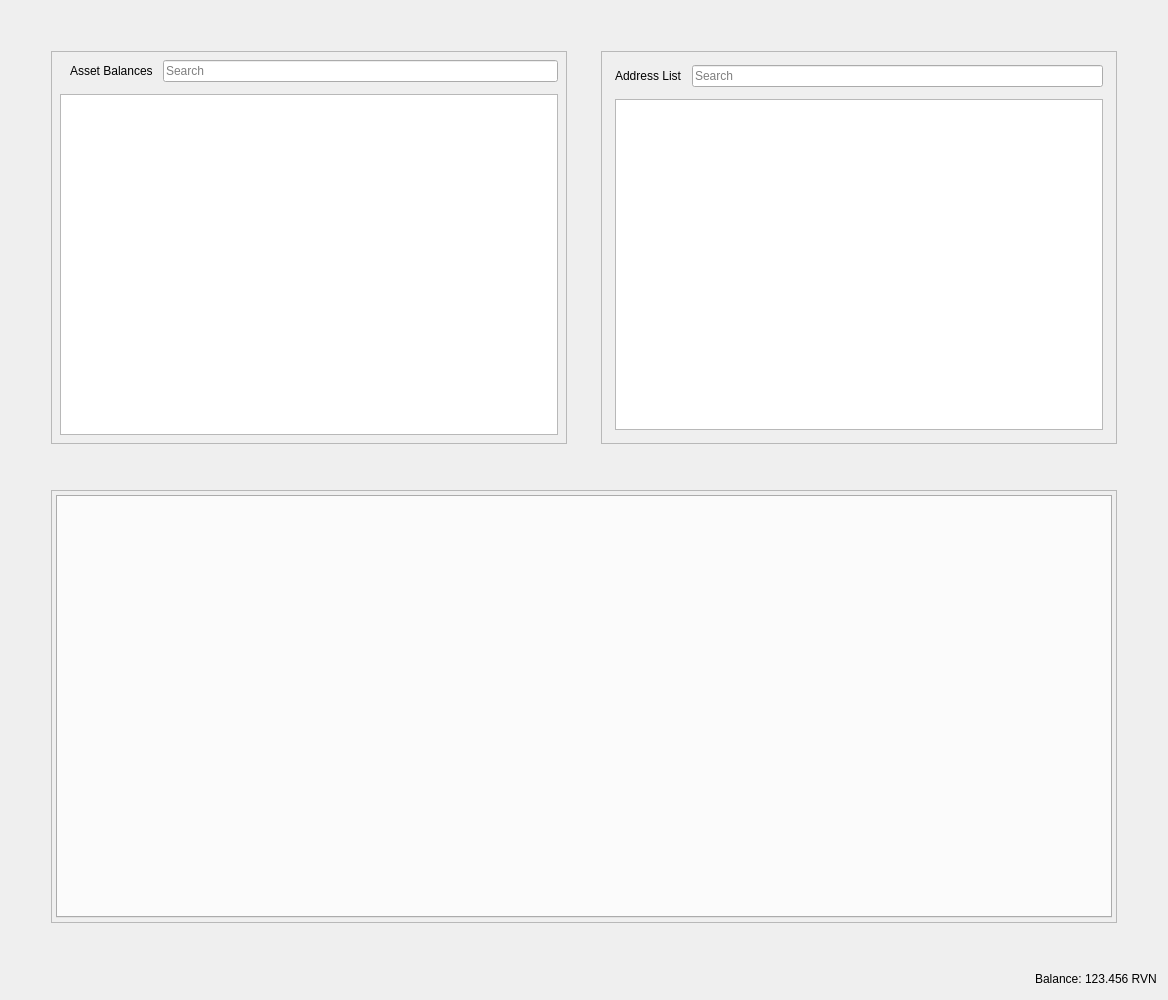
<?xml version="1.0" encoding="UTF-8"?>
<ui version="4.0">
 <class>RestrictedAssetsDialog</class>
 <widget class="QDialog" name="RestrictedAssetsDialog">
  <property name="geometry">
   <rect>
    <x>0</x>
    <y>0</y>
    <width>1168</width>
    <height>1000</height>
   </rect>
  </property>
  <property name="windowTitle">
   <string>Send Coins</string>
  </property>
  <layout class="QVBoxLayout" name="verticalLayout">
   <item>
    <layout class="QHBoxLayout" name="horizontalLayout">
     <property name="spacing">
      <number>34</number>
     </property>
     <property name="leftMargin">
      <number>40</number>
     </property>
     <property name="topMargin">
      <number>40</number>
     </property>
     <property name="rightMargin">
      <number>40</number>
     </property>
     <property name="bottomMargin">
      <number>40</number>
     </property>
     <item>
      <widget class="QFrame" name="frameAssetBalance">
       <property name="frameShape">
        <enum>QFrame::StyledPanel</enum>
       </property>
       <property name="frameShadow">
        <enum>QFrame::Raised</enum>
       </property>
       <layout class="QVBoxLayout" name="verticalLayout_7">
        <property name="spacing">
         <number>12</number>
        </property>
        <property name="leftMargin">
         <number>4</number>
        </property>
        <property name="topMargin">
         <number>4</number>
        </property>
        <property name="rightMargin">
         <number>4</number>
        </property>
        <property name="bottomMargin">
         <number>4</number>
        </property>
        <item>
         <layout class="QVBoxLayout" name="verticalLayout_4">
          <property name="spacing">
           <number>12</number>
          </property>
          <property name="leftMargin">
           <number>4</number>
          </property>
          <property name="topMargin">
           <number>4</number>
          </property>
          <property name="rightMargin">
           <number>4</number>
          </property>
          <property name="bottomMargin">
           <number>4</number>
          </property>
          <item>
           <layout class="QHBoxLayout" name="horizontalLayout_8">
            <property name="spacing">
             <number>10</number>
            </property>
            <property name="leftMargin">
             <number>10</number>
            </property>
            <item>
             <widget class="QLabel" name="labelAssetBalance">
              <property name="text">
               <string>Asset Balances</string>
              </property>
             </widget>
            </item>
            <item>
             <widget class="QLineEdit" name="lineEditAssetSearch">
              <property name="placeholderText">
               <string>Search</string>
              </property>
             </widget>
            </item>
           </layout>
          </item>
          <item>
           <widget class="QTableView" name="listAssets"/>
          </item>
         </layout>
        </item>
       </layout>
      </widget>
     </item>
     <item>
      <widget class="QFrame" name="frameAddressList">
       <property name="frameShape">
        <enum>QFrame::StyledPanel</enum>
       </property>
       <property name="frameShadow">
        <enum>QFrame::Raised</enum>
       </property>
       <layout class="QVBoxLayout" name="verticalLayout_10">
        <property name="spacing">
         <number>12</number>
        </property>
        <item>
         <layout class="QVBoxLayout" name="verticalLayout_9">
          <property name="spacing">
           <number>12</number>
          </property>
          <property name="leftMargin">
           <number>4</number>
          </property>
          <property name="topMargin">
           <number>4</number>
          </property>
          <property name="rightMargin">
           <number>4</number>
          </property>
          <property name="bottomMargin">
           <number>4</number>
          </property>
          <item>
           <layout class="QHBoxLayout" name="horizontalLayout_9">
            <property name="spacing">
             <number>10</number>
            </property>
            <property name="leftMargin">
             <number>0</number>
            </property>
            <property name="topMargin">
             <number>0</number>
            </property>
            <property name="rightMargin">
             <number>0</number>
            </property>
            <property name="bottomMargin">
             <number>0</number>
            </property>
            <item>
             <widget class="QLabel" name="labelAddressList">
              <property name="text">
               <string>Address List</string>
              </property>
             </widget>
            </item>
            <item>
             <widget class="QLineEdit" name="lineEditAddressSearch">
              <property name="placeholderText">
               <string>Search</string>
              </property>
             </widget>
            </item>
           </layout>
          </item>
          <item>
           <widget class="QTableView" name="myAddressList"/>
          </item>
         </layout>
        </item>
       </layout>
      </widget>
     </item>
    </layout>
   </item>
   <item>
    <layout class="QHBoxLayout" name="horizontalLayout_4">
     <property name="spacing">
      <number>34</number>
     </property>
     <property name="leftMargin">
      <number>40</number>
     </property>
     <property name="topMargin">
      <number>0</number>
     </property>
     <property name="rightMargin">
      <number>40</number>
     </property>
     <property name="bottomMargin">
      <number>40</number>
     </property>
     <item>
      <widget class="QFrame" name="tabFrame">
       <property name="frameShape">
        <enum>QFrame::StyledPanel</enum>
       </property>
       <property name="frameShadow">
        <enum>QFrame::Raised</enum>
       </property>
       <layout class="QVBoxLayout" name="verticalLayout_8">
        <property name="spacing">
         <number>12</number>
        </property>
        <property name="leftMargin">
         <number>4</number>
        </property>
        <property name="topMargin">
         <number>4</number>
        </property>
        <property name="rightMargin">
         <number>4</number>
        </property>
        <property name="bottomMargin">
         <number>4</number>
        </property>
        <item>
         <widget class="QTabWidget" name="tabWidget">
          <property name="tabPosition">
           <enum>QTabWidget::North</enum>
          </property>
          <property name="tabShape">
           <enum>QTabWidget::Rounded</enum>
          </property>
          <property name="currentIndex">
           <number>-1</number>
          </property>
          <property name="elideMode">
           <enum>Qt::ElideNone</enum>
          </property>
         </widget>
        </item>
       </layout>
      </widget>
     </item>
    </layout>
   </item>
   <item>
    <layout class="QHBoxLayout" name="horizontalLayout_2">
     <property name="spacing">
      <number>3</number>
     </property>
     <item>
      <spacer name="horizontalSpacer">
       <property name="orientation">
        <enum>Qt::Horizontal</enum>
       </property>
       <property name="sizeHint" stdset="0">
        <size>
         <width>40</width>
         <height>20</height>
        </size>
       </property>
      </spacer>
     </item>
     <item alignment="Qt::AlignRight">
      <widget class="QLabel" name="label">
       <property name="sizePolicy">
        <sizepolicy hsizetype="Preferred" vsizetype="Fixed">
         <horstretch>0</horstretch>
         <verstretch>0</verstretch>
        </sizepolicy>
       </property>
       <property name="text">
        <string>Balance:</string>
       </property>
      </widget>
     </item>
     <item alignment="Qt::AlignRight">
      <widget class="QLabel" name="labelBalance">
       <property name="sizePolicy">
        <sizepolicy hsizetype="Preferred" vsizetype="Fixed">
         <horstretch>0</horstretch>
         <verstretch>0</verstretch>
        </sizepolicy>
       </property>
       <property name="cursor">
        <cursorShape>IBeamCursor</cursorShape>
       </property>
       <property name="text">
        <string notr="true">123.456 RVN</string>
       </property>
       <property name="textInteractionFlags">
        <set>Qt::LinksAccessibleByMouse|Qt::TextSelectableByKeyboard|Qt::TextSelectableByMouse</set>
       </property>
      </widget>
     </item>
    </layout>
   </item>
  </layout>
 </widget>
 <resources>
  <include location="../procyon.qrc"/>
 </resources>
 <connections/>
</ui>
